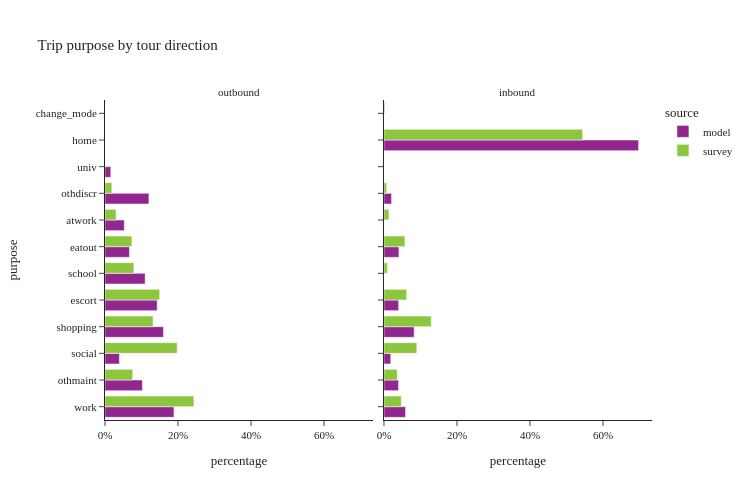

Here is the notebook cell this chart was saved with:
### Markdown cell above
- removed survey trips with no matching tours

### Code cell
util.plot_share_facetbar(trip_data, 'trip_weight', share_col="purpose", title="Trip purpose by tour direction", 
                         facet_col="tour_direction", facet_col_wrap=3, height=500)

### Figure 1 — Plotly figure (JSON) as saved in the notebook; plotly's stock layout.template omitted (floating-point values rounded to 4 significant figures)
{"data": [{"alignmentgroup": "True", "customdata": [[1102538], [597652], [230360], [934719], [834700], [642316], [390812], [308974], [702340], [92887]], "hovertemplate": "source=model<br>tour_direction=outbound<br>percentage=%{x}<br>purpose=%{y}<br>sample_size=%{customdata[0]}<extra></extra>", "legendgroup": "model", "marker": {"color": "#91268F", "pattern": {"shape": ""}}, "name": "model", "offsetgroup": "model", "orientation": "h", "showlegend": true, "textposition": "auto", "type": "bar", "x": [0.1889, 0.1024, 0.03946, 0.1601, 0.143, 0.11, 0.06695, 0.05293, 0.1203, 0.01591], "xaxis": "x", "y": ["work", "othmaint", "social", "shopping", "escort", "school", "eatout", "atwork", "othdiscr", "univ"], "yaxis": "y"}, {"alignmentgroup": "True", "customdata": [[392740], [265542], [123553], [4635780], [549667], [267237], [272349], [137711], [796]], "hovertemplate": "source=model<br>tour_direction=inbound<br>percentage=%{x}<br>purpose=%{y}<br>sample_size=%{customdata[0]}<extra></extra>", "legendgroup": "model", "marker": {"color": "#91268F", "pattern": {"shape": ""}}, "name": "model", "offsetgroup": "model", "orientation": "h", "showlegend": false, "textposition": "auto", "type": "bar", "x": [0.0591, 0.03996, 0.01859, 0.6976, 0.08271, 0.04021, 0.04098, 0.02072, 0.0001198], "xaxis": "x2", "y": ["work", "othmaint", "social", "home", "shopping", "escort", "eatout", "othdiscr", "univ"], "yaxis": "y2"}, {"alignmentgroup": "True", "customdata": [[3953], [1448], [4219], [2560], [1910], [782], [1442], [455], [301]], "hovertemplate": "source=survey<br>tour_direction=outbound<br>percentage=%{x}<br>purpose=%{y}<br>sample_size=%{customdata[0]}<extra></extra>", "legendgroup": "survey", "marker": {"color": "#8CC63E", "pattern": {"shape": ""}}, "name": "survey", "offsetgroup": "survey", "orientation": "h", "showlegend": true, "textposition": "auto", "type": "bar", "x": [0.2435, 0.07583, 0.1976, 0.1316, 0.1497, 0.07908, 0.07359, 0.0303, 0.01871], "xaxis": "x", "y": ["work", "othmaint", "social", "shopping", "escort", "school", "eatout", "atwork", "othdiscr"], "yaxis": "y"}, {"alignmentgroup": "True", "customdata": [[1263], [599], [2216], [12995], [2116], [852], [124], [1166], [334], [210], [55]], "hovertemplate": "source=survey<br>tour_direction=inbound<br>percentage=%{x}<br>purpose=%{y}<br>sample_size=%{customdata[0]}<extra></extra>", "legendgroup": "survey", "marker": {"color": "#8CC63E", "pattern": {"shape": ""}}, "name": "survey", "offsetgroup": "survey", "orientation": "h", "showlegend": false, "textposition": "auto", "type": "bar", "x": [0.0474, 0.03651, 0.08993, 0.5442, 0.1294, 0.06222, 0.009519, 0.05748, 0.01361, 0.007347, 0.002346], "xaxis": "x2", "y": ["work", "othmaint", "social", "home", "shopping", "escort", "school", "eatout", "atwork", "othdiscr", "change_mode"], "yaxis": "y2"}], "layout": {"annotations": [{"font": {}, "showarrow": false, "text": "outbound", "x": 0.245, "xanchor": "center", "xref": "paper", "y": 1.0, "yanchor": "bottom", "yref": "paper"}, {"font": {}, "showarrow": false, "text": "inbound", "x": 0.755, "xanchor": "center", "xref": "paper", "y": 1.0, "yanchor": "bottom", "yref": "paper"}], "barmode": "group", "height": 500, "legend": {"title": {"text": "source"}, "tracegroupgap": 0}, "title": {"text": "Trip purpose by tour direction"}, "width": 750, "xaxis": {"anchor": "y", "domain": [0.0, 0.49], "tickformat": ".0%", "title": {"text": "percentage"}}, "xaxis2": {"anchor": "y2", "domain": [0.51, 1.0], "matches": "x", "tickformat": ".0%", "title": {"text": "percentage"}}, "yaxis": {"anchor": "x", "domain": [0.0, 1.0], "title": {"text": "purpose"}}, "yaxis2": {"anchor": "x2", "domain": [0.0, 1.0], "matches": "y", "showticklabels": false}}}
